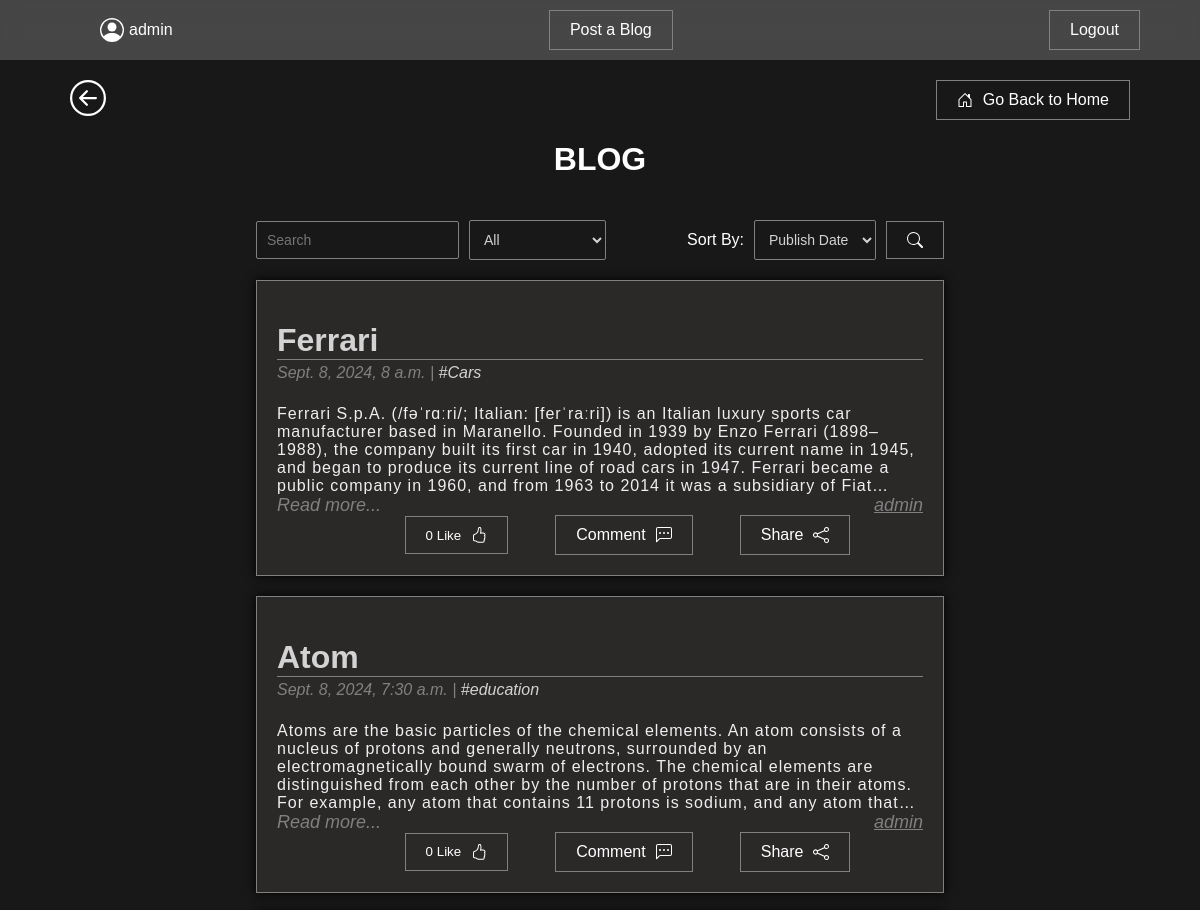
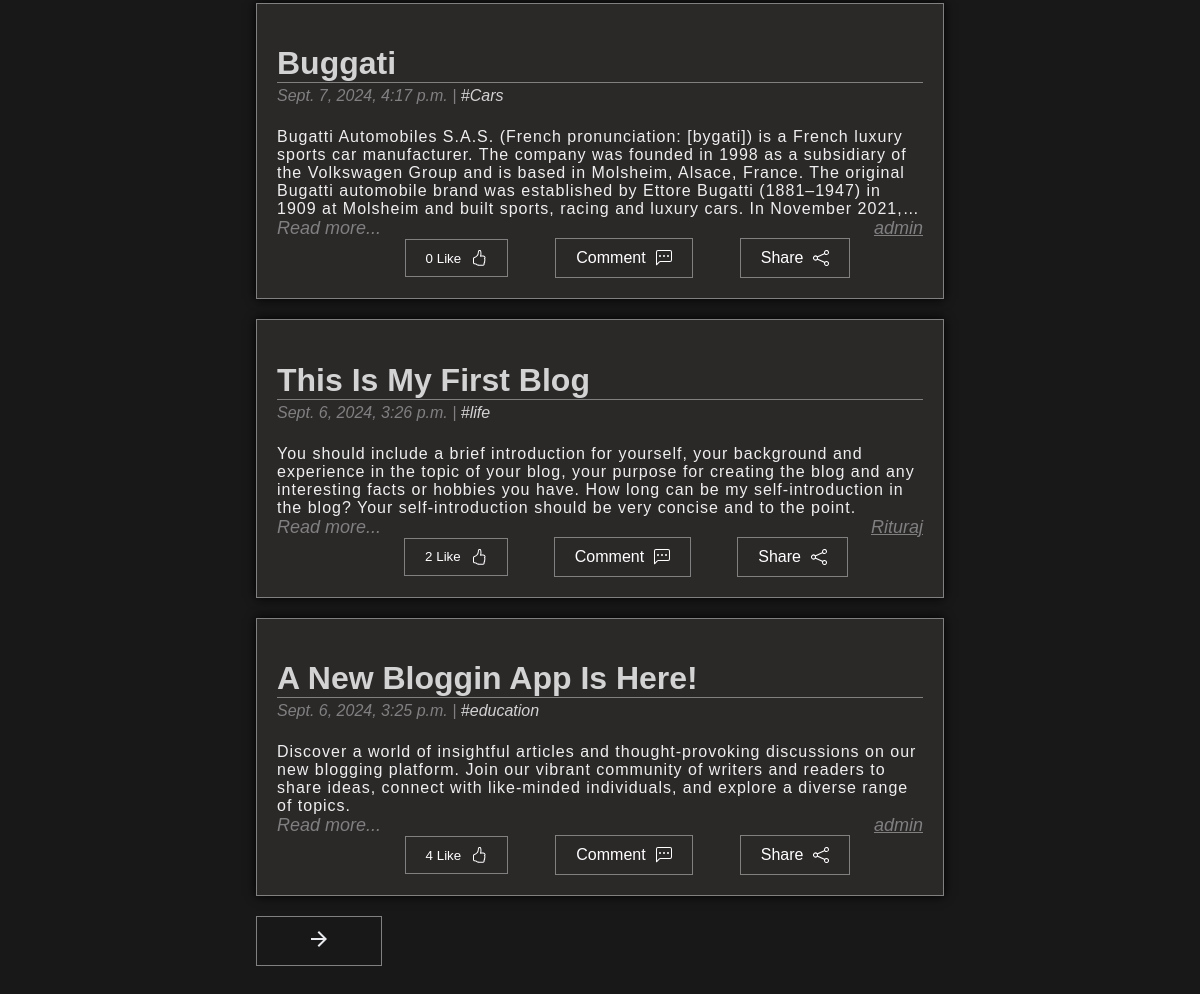
The app's page / (signed in) with its own data (2 pictures, top to bottom).
### blogs/models.py (models this page shows, shortened)
class Blog(models.Model):
    id = models.BigAutoField(primary_key=True, null=False)
    author = models.ForeignKey(User, on_delete=models.CASCADE)
    title = models.CharField(max_length=225)
    description = models.TextField()
    publish_on = models.DateTimeField(auto_now_add=True)
    likes = models.ManyToManyField(User, related_name='blogpost_like', blank=True)
    tags = models.ManyToManyField("Tag", related_name="blogs")
    def number_of_likes(self):
        return self.likes.count()

class Tag(models.Model):
    name = models.CharField(max_length=30)
    class Meta:
        verbose_name_plural = "tags"
    def __str__(self):
        return self.name

### blogs/views.py (the view)
# urls.py: path("", views.index, name="home"),
@login_required(login_url="/login")
def index(request):
    if request.method == "POST":
        search_text = request.POST.get("search")
        search_tag = request.POST.get("tag")
        sort_by = request.POST.get("sort_by")
        blogs_list = Blog.objects.all().order_by("-publish_on")
        if search_text:
            blogs_list = blogs_list.filter(title__icontains=search_text)
        if search_tag:
            blogs_list = blogs_list.filter(tags__name__icontains=search_tag)
        if sort_by:
            if sort_by == "likes":
                a = sorted(blogs_list, key=lambda obj: Blog.number_of_likes(obj))
                blogs_list = a[::-1]
            else:
                blogs_list = blogs_list.order_by(f"-{sort_by}")
        last_page = len(blogs_list) // 5
        paginator = Paginator(blogs_list, 5)
        page_number = request.GET.get("page")
        tags = Tag.objects.all()
        try:
            page_obj = paginator.get_page(page_number)  # returns the desired page object
        except PageNotAnInteger:
            page_obj = paginator.page(1)
        except EmptyPage:
            page_obj = paginator.page(paginator.num_pages)
        context = {
            "blogs": page_obj,
            "last_page": last_page,
            "page_number": 1 if not page_number else page_number,
            "tags": tags,
            "sort_by": sort_by
        }
        return render(request, "authentication/index.html", context=context)
    else:
        blogs_list = Blog.objects.all().order_by("-publish_on")
        last_page = len(blogs_list) // 5
        paginator = Paginator(blogs_list, 5)
        page_number = request.GET.get("page")
        tags = Tag.objects.all()
        try:
            page_obj = paginator.get_page(page_number)  # returns the desired page object
        except PageNotAnInteger:
            page_obj = paginator.page(1)
        except EmptyPage:
            page_obj = paginator.page(paginator.num_pages)
        context = {
            "blogs": page_obj,
            "last_page": last_page,
            "page_number": 1 if not page_number else page_number,
            "tags": tags
        }
        return render(request, "authentication/index.html", context=context)

### blogs/templates/authentication/index.html (shortened to what this page needs)
{% extends "pages/master.html" %}
{% block content %}
    <div class="content">
        <h1>BLOG</h1>
        <form method="POST" class="search-form">
            <div class="designer-div">
                <input class="designer-input" type="text" placeholder="Search" name="search">
                <select class="designer-input" name="tag" onselect="submit">
                    <option value="">All</option>
                </select>
            </div>
            <div class="designer-div">
                <label>Sort By:</label>
                <select class="designer-input" name="sort_by">
                    {% if sort_by == "likes" %}
                        <option value="likes">Like</option>
                        <option value="publish_on">Publish Date</option>
                    {% else %}
                        <option value="publish_on">Publish Date</option>
                    {% endif %}
                </select>
                <button type="submit" class="designer-button">
                    <svg xmlns="http://www.w3.org/2000/svg" width="16" height="16" fill="currentColor" class="bi bi-search" viewBox="0 0 16 16">
                      <path d="M11.742 10.344a6.5 6.5 0 1 0-1.397 1.398h-.001q.044.06.098.115l3.85 3.85a1 1 0 0 0 1.415-1.414l-3.85-3.85a1 1 0 0 0-.115-.1zM12 6.5a5.5 5.5 0 1 1-11 0 5.5 5.5 0 0 1 11 0"/>
                    </svg>
                </button>
            </div>
        </form>
        {% if blogs %}
            {% for blog in blogs.object_list %}
                <div class="blog" href="/blogs/{{ blog.id }}">
                    <h1 class="blog-title"><a href="/blogs/{{ blog.id }}" class="blog-title"> {{ blog.title }}</a></h1>
                    <div class="blog-date"> {{ blog.publish_on }} |
                        {% for tag in blog.tags.all %}
                            <a href="{% url 'blog_category' tag.name %}">
                                #{{ tag.name }}
                            </a>
                        {% endfor %}
                    </div>
                    <div class="blog-desc line-clamp-3"> {{ blog.description }}</div>
                    <a href="/blogs/{{ blog.id }}"  class="blog-read"> Read more...</a>
                    <a href="{% url 'author_blog' blog.author %}" class="blog-author"> {{ blog.author }}</a>
                    <div class="blog-buttons">
                        {% if user.is_authenticated %}
                           <form action="{% url 'blogpost_like' blog.id %}" method="POST">
                               {% if post_is_liked %}
                                    <button class="designer-button" type="submit" name="blogpost_id" value={{blog.id}}>
                                        {{blog.number_of_likes }} Like
                                        <svg xmlns="http://www.w3.org/2000/svg" width="16" height="16" fill="currentColor" class="bi bi-hand-thumbs-up-fill" viewBox="0 0 16 16">
                                          <path d="M6.956 1.745C7.021.81 7.908.087 8.864.325l.261.066c.463.116.874.456 1.012.965.22.816.533 2.511.062 4.51a10 10 0 0 1 .443-.051c.713-.065 1.669-.072 2.516.21.518.173.994.681 1.2 1.273.184.532.16 1.162-.234 1.733q.086.18.138.363c.077.27.113.567.113.856s-.036.586-.113.856c-.039.135-.09.273-.16.404.169.387.107.819-.003 1.148a3.2 3.2 0 0 1-.488.901c.054.152.076.312.076.465 0 .305-.089.625-.253.912C13.1 15.522 12.437 16 11.5 16H8c-.605 0-1.07-.081-1.466-.218a4.8 4.8 0 0 1-.97-.484l-.048-.03c-.504-.307-.999-.609-2.068-.722C2.682 14.464 2 13.846 2 13V9c0-.85.685-1.432 1.357-1.615.849-.232 1.574-.787 2.132-1.41.56-.627.914-1.28 1.039-1.639.199-.575.356-1.539.428-2.59z"/>
                                        </svg>
                                    </button>
                                {% else %}
                                    <button class="designer-button" type="submit" name="blogpost_id" value={{blog.id}}>
                                        {{blog.number_of_likes }} Like
                                    </button>
                                {% endif %}
                           </form>
                        {% endif %}
                        <div class="designer-button" onclick="addComment({{ blog.id }})">
                            <div>Comment</div>
                        </div>
                        <div class="designer-button" onclick="composeEmail('http://127.0.0.1:8000/blogs/{{ blog.id }}')">
                            <div>Share</div>
                        </div>
                    </div>
                </div>
            {% endfor %}
        {% endif %}
        <div class="paginator">
            {%if blogs.has_next %}
            <a href='/blogs?page={{ page_number|add:"1" }}' class="forward">
                <svg xmlns="http://www.w3.org/2000/svg" height="24px" viewBox="0 -960 960 960" width="24px" fill="#e8eaed"><path d="M647-440H160v-80h487L423-744l57-56 320 320-320 320-57-56 224-224Z"/></svg>
            </a>
            {% endif %}
        </div>
    </div>
{% endblock %}

### blogs/templates/pages/master.html (shortened to what this page needs)
<!DOCTYPE html>
{% load static %}
<html>
<head>
    <link rel="stylesheet", href='{% static "css/styles.css" %}'>
</head>
<body>
    <a href="javascript:history.back()" class="go-back">
    </a>
    <a href="/" class="designer-button go-home">
        Go Back to Home
    </a>
    <nav>
        <ul>
            <li>
                {{ user.get_username }}
            </li>
            <li>
                <a href="/post-blog" class="designer-button">Post a Blog</a>
            </li>
            <li>
                <a href="/logout" class="designer-button">Logout</a>
            </li>
        </ul>
    </nav>
{% block content %}
{% endblock %}
</body>
</html>

### blogs/static/css/styles.css (style rules this page uses)
* { box-sizing: border-box; }
body { display: flex; font-family: arial, Sans-serif; align-items: center; justify-content: center; flex-direction: column; min-height: 100vh; margin: 0; background-color: #181818; color: white; background-image: url("https://4kwallpapers.com/images/wallpapers/dark-background-abstract-background-network-3d-background-3840x2160-8324.png"); background-position: center; background-size: cover; }
h1 { text-transform: capitalize; }
.designer-button { display: flex; align-items: center; justify-content: center; gap: 10px; border: 1px solid gray; padding: 10px 20px; text-align: center; cursor: pointer; color: white; text-decoration: none; background-color: rgba(0, 0, 0, 0); }
.designer-input { background-color: rgba(0, 0 , 0, 0); border: 1px solid gray; border-radius: 2px; font-size: 14px; padding: 10px; color: lightgray; }
.designer-div { display: flex; align-items: center; justify-content: center; gap: 10px; }
.search-form { width: 80%; display: flex; align-items: center; justify-content: space-between; }
.paginator { width: 80%; display: flex; align-items: center; justify-content: space-between; }
.paginator a { border: 1px solid gray; padding: 10px 50px; cursor: pointer; }
.go-back { position: absolute; left: 70px; top: 80px; cursor: pointer; color: white; }
.go-home { position: absolute; right: 70px; top: 80px; cursor: pointer; color: white; }
nav { position: absolute; left: 0; top: 0; width: 100%; padding: 0 50px; background-color: rgba(255, 255, 255, 0.2); backdrop-filter: blur(10px); }
nav ul { display: flex; align-items: center; justify-content: space-between; list-style-type: none; margin: 10px; }
nav ul li { display: flex; align-items: center; justify-content: center; gap: 5px; }
.content { margin-top: 70px; width: 80%; padding: 50px; display: flex; align-items: center; justify-content: center; flex-direction: column; gap: 20px; }
.blog { width: 80%; padding: 20px; border: 1px solid gray; text-decoration: none; color: white; box-shadow: 0 0 10px black; background-color: #2b2828; }
.blog h1 { border-bottom: 1px solid gray; margin-bottom: 0; text-transform: capitalize; }
.blog .blog-date { line-height: 25px; color: gray; font-style: italic; margin-bottom: 20px; }
.blog a { color: lightgray; text-decoration: none; }
.blog .blog-desc { color: rgb(239, 239, 239); letter-spacing: 1px; }
.line-clamp-3 { overflow: hidden; display: -webkit-box; -webkit-box-orient: vertical; -webkit-line-clamp: 5; }
.blog .blog-author { font-size: 18px; color: gray; font-style: italic; float: right; text-decoration: underline; }
.blog .blog-read { font-size: 18px; color: gray; font-style: italic; float: left; text-decoration: none; }
.blog .blog-buttons { display: flex; align-items: center; justify-content: space-around; margin-top: 20px; }

### records on screen
Blog: title "Ferrari", publish_on "Sept. 8, 2024, 8 a.m.", description "Ferrari S.p.A. (/fəˈrɑːri/; Italian: [ferˈraːri]) is an Italian luxury sports car manufacturer based in Maranello. Founded in 1939 by Enzo Ferrari (1898–1988), the company built its first car in 1940, adopted its current name in 1945, and began to produce its current line of road cars in 1947. Ferrari became a public company in 1960, and from 1963 to 2014 it was a subsidiary of…", author "admin", number_of_likes "0"
Tag: name "Cars"
Blog: title "Atom", publish_on "Sept. 8, 2024, 7:30 a.m.", description "Atoms are the basic particles of the chemical elements. An atom consists of a nucleus of protons and generally neutrons, surrounded by an electromagnetically bound swarm of electrons. The chemical elements are distinguished from each other by the number of protons that are in their atoms. For example, any atom that contains 11 protons is sodium, and any atom…", author "admin", number_of_likes "0"
Tag: name "education"
Blog: title "Buggati", publish_on "Sept. 7, 2024, 4:17 p.m.", description "Bugatti Automobiles S.A.S. (French pronunciation: [bygati]) is a French luxury sports car manufacturer. The company was founded in 1998 as a subsidiary of the Volkswagen Group and is based in Molsheim, Alsace, France. The original Bugatti automobile brand was established by Ettore Bugatti (1881–1947) in 1909 at Molsheim and built sports, racing and luxury cars. In November…", author "admin", number_of_likes "0"
Blog: title "This Is My First Blog", publish_on "Sept. 6, 2024, 3:26 p.m.", description "You should include a brief introduction for yourself, your background and experience in the topic of your blog, your purpose for creating the blog and any interesting facts or hobbies you have. How long can be my self-introduction in the blog? Your self-introduction should be very concise and to the point.", author "Rituraj", number_of_likes "2"
Tag: name "life"
Blog: title "A New Bloggin App Is Here!", publish_on "Sept. 6, 2024, 3:25 p.m.", description "Discover a world of insightful articles and thought-provoking discussions on our new blogging platform. Join our vibrant community of writers and readers to share ideas, connect with like-minded individuals, and explore a diverse range of topics.", author "admin", number_of_likes "4"

### other values on screen
{{ user.get_username }} "admin"
